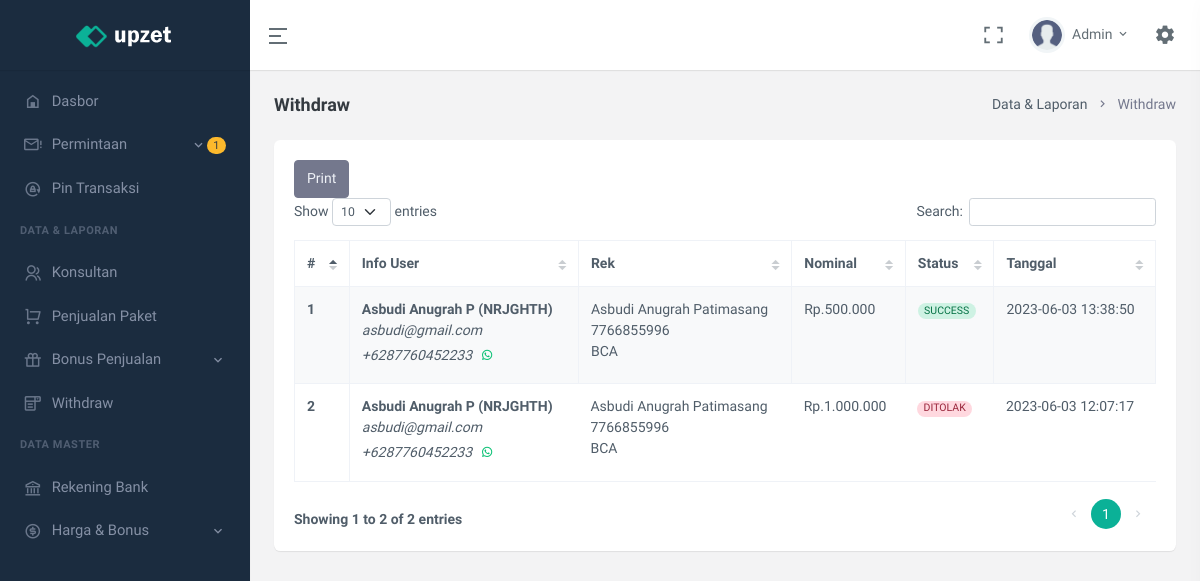
/withdraw.php (signed in), run on the app's committed database.
### tables this page shows
CREATE TABLE `user` (
  `id` int(11) UNSIGNED NOT NULL,
  `code_referral` varchar(7) NOT NULL,
  `email` varchar(250) NOT NULL,
  `name` varchar(25) NOT NULL,
  `no_telpn` varchar(25) NOT NULL,
  `password` text NOT NULL,
  `role_user` enum('ADMIN','OWNER','KONSULTAN') NOT NULL DEFAULT 'KONSULTAN',
  `upline` varchar(7) NOT NULL DEFAULT 'ADMIN',
  `status` enum('AKTIF','TIDAK AKTIF') NOT NULL DEFAULT 'TIDAK AKTIF',
  `join_date` datetime NOT NULL
);

CREATE TABLE `withdraw` (
  `id` int(11) UNSIGNED NOT NULL,
  `code_referral` varchar(7) NOT NULL,
  `nominal` double NOT NULL,
  `status` enum('PENDING','DITOLAK','SUCCESS') NOT NULL DEFAULT 'PENDING',
  `date` datetime NOT NULL
);

CREATE TABLE `data_bank_user` (
  `id` int(11) UNSIGNED NOT NULL,
  `code_referral` varchar(7) NOT NULL,
  `nama_bank` varchar(150) NOT NULL,
  `atas_nama` varchar(250) NOT NULL,
  `no_rek` text NOT NULL
);

### modal/ConnectionsClass.php (called while the page is built, shortened)
<?php
class ConnectionsClass{
    private $servername = "localhost";
    private $username = "root";
    private $password = "";
    private $dbname = "nrj_tour";
    protected function dbConn(){
        $connect = new mysqli($this->servername, $this->username, $this->password, $this->dbname);
        if($connect){
            return $connect;
        }
    }
    protected function dbCheck(?string $tableName = null){
        $sql = "SHOW TABLES LIKE '" . $tableName . "'";
        $exe = $this->dbConn()->query($sql);
        $result = $exe->num_rows;
        return $result;
    }
}
?>

### modal/userClass.php (called while the page is built, shortened)
<?php
class userClass extends ConnectionsClass{
    private $table_name = "user";
    public function __construct(){
        if($this->dbCheck($this->table_name) == 0){
            $sql = "CREATE TABLE " . $this->table_name . " (
                id INT(11) UNSIGNED AUTO_INCREMENT PRIMARY KEY,
                code_referral VARCHAR(7) NOT NULL UNIQUE,
                email VARCHAR(250) NOT NULL UNIQUE,
                name VARCHAR(25) NOT NULL,
                no_telpn VARCHAR(25) NOT NULL UNIQUE,
                password TEXT NOT NULL,
                role_user ENUM('ADMIN','OWNER','KONSULTAN') NOT NULL DEFAULT 'KONSULTAN',
                upline VARCHAR(7) NOT NULL DEFAULT 'ADMIN',
                status ENUM('AKTIF','TIDAK AKTIF') NOT NULL DEFAULT 'TIDAK AKTIF',
                join_date DATETIME NOT NULL
            )";
            $this->dbConn()->query($sql);
            $this->dbConn()->close();
        }
    }
    public function selectUser(?string $param = null, ?string $key1 = null, ?string $key2 = null, ?string $key3 = null, ?string $key4 = null){
        if($param == "oneCondition"){
            $sql = "SELECT * FROM " . $this->table_name . " WHERE " . $key1 . " = '" . $key2 . "' ORDER BY join_date DESC";
        }elseif($param == "checkForUpdate"){
            $sql = "SELECT * FROM " . $this->table_name . " WHERE " . $key1 . " = '" . $key2 . "' AND code_referral <> '" . $key3 . "'";
        }
        $exe = $this->dbConn()->query($sql);
        while($rows = $exe->fetch_assoc()){
            $data[] = $rows;
        }
        $result["data"] = $data;
        $result["nums"] = $exe->num_rows;
        return $result;
    }
}
?>

### config/userLogin.php (called while the page is built, shortened)
<?php
$userClass = new userClass();
$dataLogin = $userClass->selectUser("oneCondition","code_referral",$_SESSION['id_nrjtour']);
foreach($dataLogin['data'] as $row){
    $name = $row['name'];
    $role_user = $row['role_user'];
}
?>

### modal/withdrawClass.php (called while the page is built, shortened)
<?php
class withdrawClass extends ConnectionsClass{
    private $table_name = "withdraw";
    public function __construct(){
        if($this->dbCheck($this->table_name) == 0){
            $sql = "CREATE TABLE " . $this->table_name . " (
                id INT(11) UNSIGNED AUTO_INCREMENT PRIMARY KEY,
                code_referral VARCHAR(7) NOT NULL,
                nominal DOUBLE NOT NULL,
                status ENUM('PENDING','DITOLAK','SUCCESS') NOT NULL DEFAULT 'PENDING',
                date DATETIME NOT NULL
            )";
            $this->dbConn()->query($sql);
            $this->dbConn()->close();
        }
    }
    public function selectWithdraw(?string $param = null, ?string $key1 = null, ?string $key2 = null){
        if($param == "oneCondition"){
            $sql = "SELECT * FROM " . $this->table_name . " WHERE " . $key1 . " = '" . $key2 . "' ORDER BY date DESC";
        }else{
            $sql = "SELECT * FROM " . $this->table_name . " ORDER BY date DESC";
        }
        $exe = $this->dbConn()->query($sql);
        while($rows = $exe->fetch_assoc()){
            $data[] = $rows;
        }
        $result["data"] = $data;
        $result["nums"] = $exe->num_rows;
        return $result;
    }
}
?>

### modal/dataPenjualanClass.php (called while the page is built, shortened)
<?php
class dataPenjualanClass extends ConnectionsClass{
    private $table_name = "data_penjualan";
    public function selectDataPenjualan(?string $param = null, ?string $key1 = null, ?string $key2 = null, ?string $key3 = null, ?string $key4 = null){
        if($param == "oneCondition"){
            $sql = "SELECT * FROM " . $this->table_name . " WHERE " . $key1 . " = '" . $key2 . "' ORDER BY date DESC";
        }elseif($param == "dateUser"){
            $sql = "SELECT * FROM " . $this->table_name . " WHERE perekrut = '" . $key1 . "' AND (date >= '" . $key2 . " 00:00:00' AND date <= '" . $key3 . " 23:59:59') ORDER BY date DESC LIMIT 1";
        }else{
            $sql = "SELECT * FROM " . $this->table_name . " ORDER BY date DESC";
        }
        $exe = $this->dbConn()->query($sql);
        while($rows = $exe->fetch_assoc()){
            $data[] = $rows;
        }
        $result["data"] = $data;
        $result["nums"] = $exe->num_rows;
        return $result;
    }
}
?>

### modal/dataBankUserClass.php (called while the page is built, shortened)
<?php
class dataBankUserClass extends ConnectionsClass{
    private $table_name = "data_bank_user";
    public function selectDataBankUser(?string $key1 = null, ?string $key2 = null, ?string $key3 = null, ?string $key4 = null){
        $sql = "SELECT * FROM " . $this->table_name . " WHERE code_referral = '" . $key1 . "'";
        $exe = $this->dbConn()->query($sql);
        while($rows = $exe->fetch_assoc()){
            $data[] = $rows;
        }
        $result["data"] = $data;
        $result["nums"] = $exe->num_rows;
        return $result;
    }
}
?>

### config/withdrawConfig.php (the view, shortened to what this page needs)
<?php
$withdrawClass = new withdrawClass();
$dataBankUserClass = new dataBankUserClass();
function dataTable(){
    global $withdrawClass;
    global $role_user;
    $num = 1;
    $data = $withdrawClass->selectWithdraw("oneCondition", "code_referral", $_SESSION['id_nrjtour']);
    if($role_user == "ADMIN"){
        $data = $withdrawClass->selectWithdraw("all");
    }
    foreach($data['data'] as $row){
        $fee = number_format($row['nominal'],0,",",".");
        echo '<tr>
                <th> ' . $num++ . ' </th>';
        if($role_user == "ADMIN"){
            echo '<td>
                    <strong>' . dataUser($row['code_referral'])['name'] . ' (' . $row['code_referral'] . ')</strong><br>
                    <i>' . dataUser($row['code_referral'])['email'] . '</i><br>
                    <i>+62' . dataUser($row['code_referral'])['no_telpn'] . '</i><a href="https://api.whatsapp.com/send?phone=62' . dataUser($row['code_referral'])['no_telpn'] . '" class="btn btn-sm text-success radius-5"><i class="mx-auto ri-whatsapp-line"></i></a><br>
                </td>
                <td>
                    ' . dataBankUser($row['code_referral'])['atas_nama'] . '<br>
                    ' . dataBankUser($row['code_referral'])['no_rek'] . '<br>
                    ' . dataBankUser($row['code_referral'])['nama_bank'] . '
                </td>';
        }
        echo   '<td>Rp.' . $fee . '</td>
                <td>' . colorStatus($row['status']) . '</td>
                <td>' . $row['date'] . '</td>
            </tr>';
    }
}
function colorStatus($txt){
    if($txt == "PENDING"){
        return '<span class="badge rounded-pill alert-warning">' . $txt . '</span>';
    }elseif($txt == "DITOLAK"){
        return '<span class="badge rounded-pill alert-danger">' . $txt . '</span>';
    }else{
        return '<span class="badge rounded-pill alert-success">' . $txt . '</span>';
    }
}
function dataBankUser($user){
    global $dataBankUserClass;
    $data = $dataBankUserClass->selectDataBankUser($user);
    foreach($data['data'] as $row){
        $result['nama_bank'] = $row['nama_bank'];
        $result['atas_nama'] = $row['atas_nama'];
        $result['no_rek'] = $row['no_rek'];
    }
    $result['nums'] = $data['nums'];
    return $result;
}
function dataUser($idUser){
    global $userClass;
    $data = $userClass->selectUser("oneCondition","code_referral",$idUser);
    foreach($data['data'] as $row){
        $result['name'] = $row['name'];
        $result['email'] = $row['email'];
        $result['no_telpn'] = $row['no_telpn'];
        $result['status'] = $row['status'];
    }
    $result['nums'] = $data['nums'];
    return $result;
}
?>

### partial/topBar.php (shortened to what this page needs)
<header id="page-topbar">
    <div class="navbar-header">
        <div class="d-flex">
            <div class="navbar-brand-box text-center">
                <a href="index.html" class="logo logo-light">
                    <span class="logo-lg">
                        <img src="assets/images/logo-light.png" alt="logo-light" height="24">
                    </span>
                </a>
            </div>
            <button type="button" class="btn btn-sm px-3 font-size-24 header-item waves-effect" id="vertical-menu-btn">
                <i class="ri-menu-2-line align-middle"></i>
            </button>
        </div>
        <div class="d-flex">
            <div class="dropdown d-none d-lg-inline-block ms-1">
                <button type="button" class="btn header-item noti-icon waves-effect" data-toggle="fullscreen">
                    <i class="ri-fullscreen-line"></i>
                </button>
            </div>
            <div class="dropdown d-inline-block user-dropdown">
                <button type="button" class="btn header-item waves-effect" id="page-header-user-dropdown"
                    data-bs-toggle="dropdown" aria-haspopup="true" aria-expanded="false">
                    <img class="rounded-circle header-profile-user" src="assets/images/users/avatar-2.png"
                        alt="Header Avatar">
                    <span class="d-none d-xl-inline-block ms-1"><?= explode(" ",$name)[0] ?></span>
                    <i class="mdi mdi-chevron-down d-none d-xl-inline-block"></i>
                </button>
            </div>
            <div class="dropdown d-inline-block">
                <button type="button" class="btn header-item noti-icon right-bar-toggle waves-effect">
                    <i class="mdi mdi-cog"></i>
                </button>
            </div>
        </div>
    </div>
</header>

### partial/sideBar.php (shortened to what this page needs)
<?php
    $dataPenjualanClass = new dataPenjualanClass();
    $withdrawClass = new withdrawClass();
?>
<div class="vertical-menu">
    <div data-simplebar class="h-100">
        <div id="sidebar-menu">
            <ul class="metismenu list-unstyled" id="side-menu">
                <li>
                    <a href="dasbor" class="waves-effect">
                        <i class="mdi mdi-home-variant-outline"></i>
                        <span>Dasbor</span>
                    </a>
                </li>
                <?php
                    if($role_user == "ADMIN"){
                        $dataNotif = $dataPenjualanClass->selectDataPenjualan("all");
                        $orderNumPendingNotif = 0;
                        $orderNumPendingPelunansanNotif = 0;
                        foreach($dataNotif['data'] as $row){
                            if($row['status'] == "PENDING"){
                                $orderNumPendingNotif += 1;
                            }elseif($row['status'] == "MENUNGGU KONFIRMASI PELUNASAN"){
                                $orderNumPendingPelunansanNotif += 1;
                            }
                        }
                        $dataWd = $withdrawClass->selectWithdraw("oneCondition", "status", "PENDING");
                        $wdnUMPending = $dataWd['nums'];
                ?>
                    <li>
                        <a href="javascript: void(0);" class="has-arrow waves-effect">
                            <i class="mdi mdi-email-alert-outline"></i>
                            <?php if($orderNumPendingNotif + $orderNumPendingPelunansanNotif + $wdnUMPending > 0){ ?>
                                <span class="badge rounded-pill bg-warning text-dark float-end"><?= $orderNumPendingNotif + $orderNumPendingPelunansanNotif + $wdnUMPending ?></span>
                            <?php } ?>
                            <span>Permintaan</span>
                        </a>
                    </li>
                    <li>
                        <a href="pin-transaksi" class="waves-effect">
                            <i class="ri-rotate-lock-line"></i>
                            <span>Pin Transaksi</span>
                        </a>
                    </li>
                    <li class="menu-title">Data & Laporan</li>
                    <li>
                        <a href="data-member" class="waves-effect">
                            <i class="ri-group-line"></i>
                            <span>Konsultan</span>
                        </a>
                    </li>
                    <li>
                        <a href="javascript: void(0);" class="waves-effect">
                            <i class=" ri-shopping-cart-line"></i>
                            <span>Penjualan Paket</span>
                        </a>
                    </li>
                    <li>
                        <a href="javascript: void(0);" class="has-arrow waves-effect">
                            <i class="ri-gift-line"></i>
                            <span>Bonus Penjualan</span>
                        </a>
                    </li>
                    <li>
                        <a href="withdraw" class="waves-effect">
                            <i class="mdi mdi-form-dropdown"></i>
                            <span>Withdraw</span>
                        </a>
                    </li>
                    <li class="menu-title">Data Master</li>
                    <li>
                        <a href="akun-bank-admin" class="waves-effect">
                            <i class="ri-bank-line"></i>
                            <span>Rekening Bank</span>
                        </a>
                    </li>
                    <li>
                        <a href="javascript: void(0);" class="has-arrow waves-effect">
                            <i class="ri-money-dollar-circle-line "></i>
                            <span>Harga & Bonus</span>
                        </a>
                    </li>
                <?php } ?>
            </ul>
        </div>
    </div>
</div>

### data on the page
user: name "Admin", role_user "1"
withdraw: code_referral.name "Asbudi Anugrah P", code_referral "NRJGHTH", email "asbudi@gmail.com", no_telpn "87760452233", code_referral.atas_nama "Asbudi Anugrah Patimasang", no_rek "7766855996", nama_bank "BCA", nominal "500.000", status "SUCCESS", date "2023-06-03 13:38:50"
withdraw: name "Asbudi Anugrah P", code_referral "NRJGHTH", email "asbudi@gmail.com", no_telpn "87760452233", atas_nama "Asbudi Anugrah Patimasang", no_rek "7766855996", nama_bank "BCA", nominal "1.000.000", status "DITOLAK", date "2023-06-03 12:07:17"
